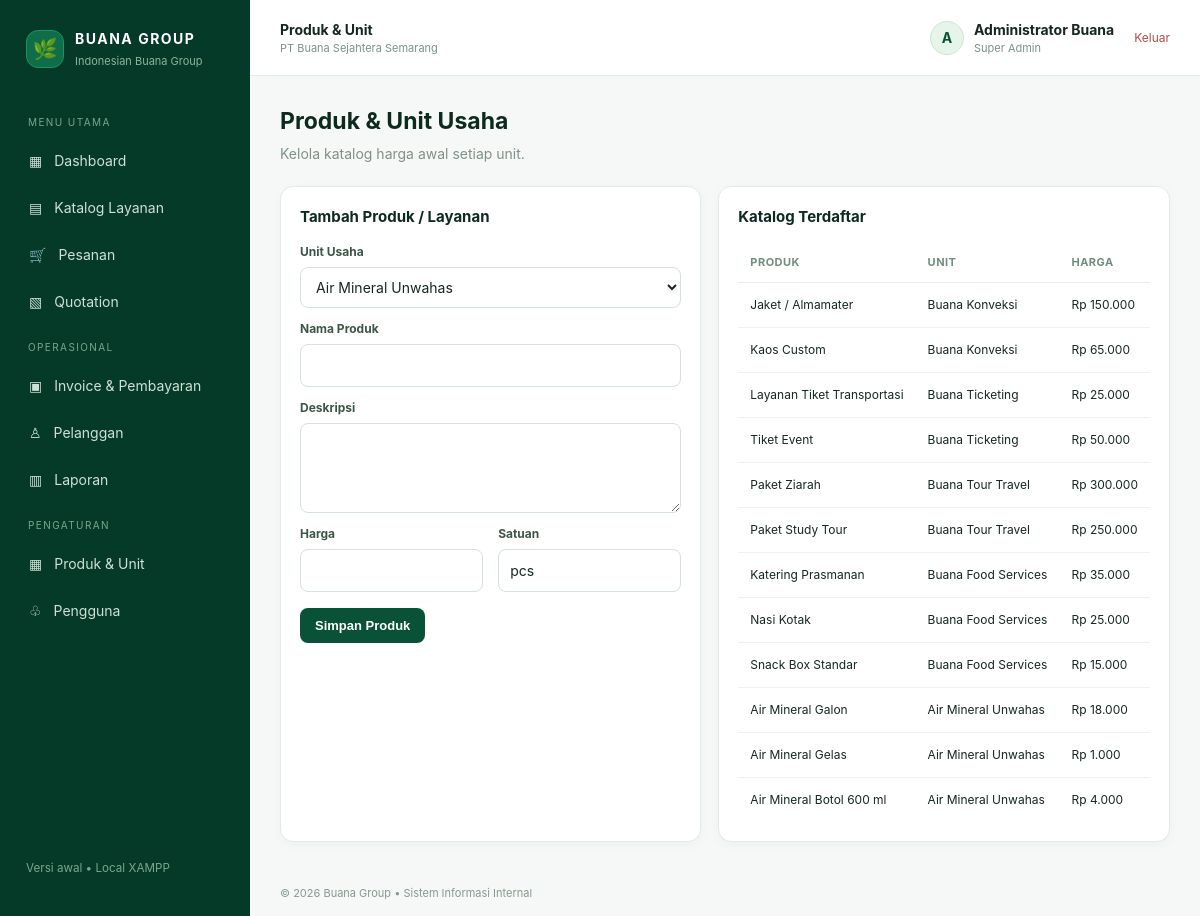
The page /products.php (signed in) on the database its author committed.
### tables this page shows
CREATE TABLE products (
 id INT AUTO_INCREMENT PRIMARY KEY,
 unit_id INT NOT NULL,
 name VARCHAR(180) NOT NULL,
 description TEXT NULL,
 price DECIMAL(15,2) NOT NULL DEFAULT 0,
 unit_label VARCHAR(40) DEFAULT 'pcs',
 is_active TINYINT(1) DEFAULT 1,
 created_at TIMESTAMP DEFAULT CURRENT_TIMESTAMP,
 CONSTRAINT fk_products_unit FOREIGN KEY(unit_id) REFERENCES business_units(id)
);

CREATE TABLE business_units (
 id INT AUTO_INCREMENT PRIMARY KEY,
 name VARCHAR(120) NOT NULL,
 slug VARCHAR(80) NOT NULL UNIQUE,
 icon VARCHAR(20) DEFAULT '▣',
 description TEXT,
 is_active TINYINT(1) DEFAULT 1,
 created_at TIMESTAMP DEFAULT CURRENT_TIMESTAMP
);

### includes/functions.php (called while the page is built, shortened)
<?php
function e($v): string { return htmlspecialchars((string)$v, ENT_QUOTES, 'UTF-8'); }
function rupiah($n): string { return 'Rp '.number_format((float)$n, 0, ',', '.'); }

### products.php (the view, shortened to what this page needs)
<?php
require_once 'includes/functions.php'; require_login(); if(!is_admin()){http_response_code(403);exit('Akses ditolak');} page_title('Produk & Unit');$pdo=db();$error='';
$units=$pdo->query("SELECT * FROM business_units ORDER BY id")->fetchAll();$rows=$pdo->query("SELECT p.*,b.name unit_name FROM products p JOIN business_units b ON b.id=p.unit_id ORDER BY p.id DESC")->fetchAll();
include 'includes/header.php'; ?>
<div class="page-head"><div><h1>Produk & Unit Usaha</h1><p class="sub">Kelola katalog harga awal setiap unit.</p></div></div>
<div class="grid two-col"><div class="card"><h2 class="section-title">Tambah Produk / Layanan</h2><?php if($error): ?><div class="alert error"><?=e($error)?></div><?php endif; ?><form method="post"><?=csrf_field()?><div class="field"><label>Unit Usaha</label><select name="unit_id" required><?php foreach($units as $u): ?><option value="<?=$u['id']?>"><?=e($u['name'])?></option><?php endforeach; ?></select></div><div class="field" style="margin-top:12px"><label>Nama Produk</label><input name="name" required></div><div class="field" style="margin-top:12px"><label>Deskripsi</label><textarea name="description"></textarea></div><div class="form-grid" style="margin-top:12px"><div class="field"><label>Harga</label><input type="number" name="price" min="0" required></div><div class="field"><label>Satuan</label><input name="unit_label" value="pcs" required></div></div><button class="btn" style="margin-top:16px">Simpan Produk</button></form></div>
<div class="card"><h2 class="section-title">Katalog Terdaftar</h2><div class="table-wrap"><table><thead><tr><th>Produk</th><th>Unit</th><th>Harga</th></tr></thead><tbody><?php foreach($rows as $r): ?><tr><td><?=e($r['name'])?></td><td><?=e($r['unit_name'])?></td><td><?=rupiah($r['price'])?></td></tr><?php endforeach; ?></tbody></table></div></div></div>
<?php include 'includes/footer.php'; ?>

### assets/style.css (style rules this page uses)
* { box-sizing:border-box }
body { margin:0;background:#f5f8f6;color:#162720;font:14px/1.5 Inter,Segoe UI,Arial,sans-serif }
.page-head { display:flex;justify-content:space-between;align-items:center;gap:15px;margin-bottom:22px }
.page-head h1 { font-size:23px;margin:0 0 4px;color:#0c2b1e }
.sub { color:#7e9286;margin:0 }
.btn { display:inline-flex;align-items:center;justify-content:center;gap:7px;background:#095238;color:white;border:0;border-radius:8px;padding:10px 15px;text-decoration:none;font-weight:600;cursor:pointer;font-size:13px;transition:background .15s }
.grid { display:grid;gap:17px }
.card { background:white;border:1px solid #e1ebe5;border-radius:13px;padding:19px;box-shadow:0 3px 12px rgba(6,58,40,.03) }
.two-col { grid-template-columns:1.5fr 1fr }
.section-title { font-size:15px;margin:0 0 15px;color:#0c2b1e }
.table-wrap { overflow:auto }
table { width:100%;border-collapse:collapse;white-space:nowrap }
th { text-align:left;color:#728c7f;font-size:11px;font-weight:650;text-transform:uppercase;letter-spacing:.5px;padding:11px 12px;border-bottom:1px solid #e5ede8 }
td { padding:13px 12px;border-bottom:1px solid #ecf3ee;font-size:12px }
tr:last-child td { border-bottom:0 }
.form-grid { display:grid;grid-template-columns:repeat(2,minmax(0,1fr));gap:15px }
.field { display:flex;flex-direction:column;gap:6px }
label { font-size:12px;font-weight:650;color:#3b5647 }
input,select,textarea { width:100%;border:1px solid #d4e2da;border-radius:8px;padding:10px 11px;font:inherit;background:#fff;color:#162720;outline:none }
textarea { min-height:90px;resize:vertical }

### rows shown on the page
products: name "Jaket / Almamater", unit.name "Buana Konveksi", price "Rp 150.000"
products: name "Kaos Custom", unit.name "Buana Konveksi", price "Rp 65.000"
products: name "Layanan Tiket Transportasi", unit.name "Buana Ticketing", price "Rp 25.000"
products: name "Tiket Event", unit.name "Buana Ticketing", price "Rp 50.000"
products: name "Paket Ziarah", unit.name "Buana Tour Travel", price "Rp 300.000"
products: name "Paket Study Tour", unit.name "Buana Tour Travel", price "Rp 250.000"
products: name "Katering Prasmanan", unit.name "Buana Food Services", price "Rp 35.000"
products: name "Nasi Kotak", unit.name "Buana Food Services", price "Rp 25.000"
products: name "Snack Box Standar", unit.name "Buana Food Services", price "Rp 15.000"
products: name "Air Mineral Galon", unit.name "Air Mineral Unwahas", price "Rp 18.000"
products: name "Air Mineral Gelas", unit.name "Air Mineral Unwahas", price "Rp 1.000"
products: name "Air Mineral Botol 600 ml", unit.name "Air Mineral Unwahas", price "Rp 4.000"

### other values the page prints
$title "Produk & Unit"
substr($me['name'],0,1) "A"
$me['name'] "Administrator Buana"
str_replace('_',' ',$me['role']) "Super Admin"
form field unit_id "Air Mineral Unwahas"
